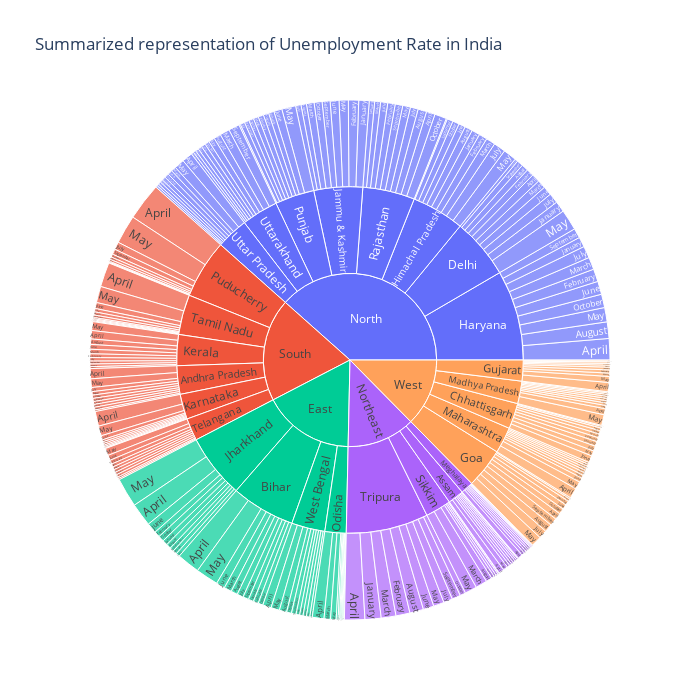

This figure's notebook cell:
### Code cell
import plotly.express as px
figure = px.sunburst(data, path=["Region", "States","Month"], 
                     values="Estimate Unemployment Rate", 
                     width=700, height=700, color_continuous_scale="Cividis", 
                     title="Summarized representation of Unemployment Rate in India")
figure.show()

### Figure 1 — Plotly figure (JSON) as saved in the notebook; plotly's stock layout.template omitted (floating-point values rounded to 4 significant figures; data arrays with more than 128 entries replaced by an {"elided": "..."} marker saying what was removed)
{"data": [{"branchvalues": "total", "domain": {"x": [0, 1], "y": [0, 1]}, "hovertemplate": "labels=%{label}<br>Estimate Unemployment Rate=%{value}<br>parent=%{parent}<br>id=%{id}<extra></extra>", "ids": {"elided": "299 str values"}, "labels": {"elided": "299 str values"}, "name": "", "parents": {"elided": "299 str values"}, "type": "sunburst", "values": {"elided": "299 float values"}}], "layout": {"height": 700, "legend": {"tracegroupgap": 0}, "title": {"text": "Summarized representation of Unemployment Rate in India"}, "width": 700}}
